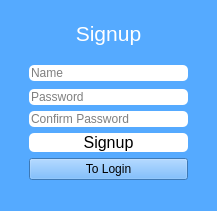
<?xml version="1.0" encoding="UTF-8"?>
<ui version="4.0">
 <class>MainWindow</class>
 <widget class="QMainWindow" name="MainWindow">
  <property name="geometry">
   <rect>
    <x>0</x>
    <y>0</y>
    <width>217</width>
    <height>211</height>
   </rect>
  </property>
  <property name="windowTitle">
   <string>MainWindow</string>
  </property>
  <property name="styleSheet">
   <string notr="true">background-color: rgb(85, 170, 255);</string>
  </property>
  <widget class="QWidget" name="centralwidget">
   <layout class="QGridLayout" name="gridLayout">
    <item row="1" column="0">
     <spacer name="horizontalSpacer">
      <property name="orientation">
       <enum>Qt::Horizontal</enum>
      </property>
      <property name="sizeType">
       <enum>QSizePolicy::Fixed</enum>
      </property>
      <property name="sizeHint" stdset="0">
       <size>
        <width>20</width>
        <height>20</height>
       </size>
      </property>
     </spacer>
    </item>
    <item row="1" column="3">
     <spacer name="horizontalSpacer_2">
      <property name="orientation">
       <enum>Qt::Horizontal</enum>
      </property>
      <property name="sizeType">
       <enum>QSizePolicy::Fixed</enum>
      </property>
      <property name="sizeHint" stdset="0">
       <size>
        <width>20</width>
        <height>20</height>
       </size>
      </property>
     </spacer>
    </item>
    <item row="2" column="1">
     <widget class="QLineEdit" name="p0">
      <property name="styleSheet">
       <string notr="true">border-radius:5px;
border-color: rgb(255, 255, 255);
background-color: rgb(255, 255, 255);</string>
      </property>
      <property name="echoMode">
       <enum>QLineEdit::Password</enum>
      </property>
      <property name="placeholderText">
       <string>Password</string>
      </property>
     </widget>
    </item>
    <item row="1" column="1">
     <widget class="QLineEdit" name="n0">
      <property name="styleSheet">
       <string notr="true">border-radius:5px;
border-color: rgb(255, 255, 255);
background-color: rgb(255, 255, 255);</string>
      </property>
      <property name="placeholderText">
       <string>Name</string>
      </property>
     </widget>
    </item>
    <item row="4" column="1">
     <widget class="QPushButton" name="press0">
      <property name="font">
       <font>
        <pointsize>12</pointsize>
       </font>
      </property>
      <property name="styleSheet">
       <string notr="true">border-radius:5px;
border-color: rgb(255, 255, 255);
background-color: rgb(255, 255, 255);</string>
      </property>
      <property name="text">
       <string>Signup</string>
      </property>
     </widget>
    </item>
    <item row="0" column="1">
     <widget class="QLabel" name="label">
      <property name="font">
       <font>
        <pointsize>16</pointsize>
       </font>
      </property>
      <property name="styleSheet">
       <string notr="true">color: rgb(255, 255, 255);</string>
      </property>
      <property name="text">
       <string>Signup</string>
      </property>
      <property name="alignment">
       <set>Qt::AlignCenter</set>
      </property>
     </widget>
    </item>
    <item row="3" column="1">
     <widget class="QLineEdit" name="p1">
      <property name="styleSheet">
       <string notr="true">border-radius:5px;
border-color: rgb(255, 255, 255);
background-color: rgb(255, 255, 255);</string>
      </property>
      <property name="text">
       <string/>
      </property>
      <property name="echoMode">
       <enum>QLineEdit::Password</enum>
      </property>
      <property name="placeholderText">
       <string>Confirm Password</string>
      </property>
     </widget>
    </item>
    <item row="5" column="1">
     <widget class="QPushButton" name="press1">
      <property name="styleSheet">
       <string notr="true">border-radius:5px;\nborder-color: rgb(255, 255, 255);\nbackground-color: rgb(255, 255, 255);</string>
      </property>
      <property name="text">
       <string>To Login</string>
      </property>
     </widget>
    </item>
   </layout>
  </widget>
  <widget class="QStatusBar" name="statusbar"/>
 </widget>
 <resources/>
 <connections/>
</ui>
